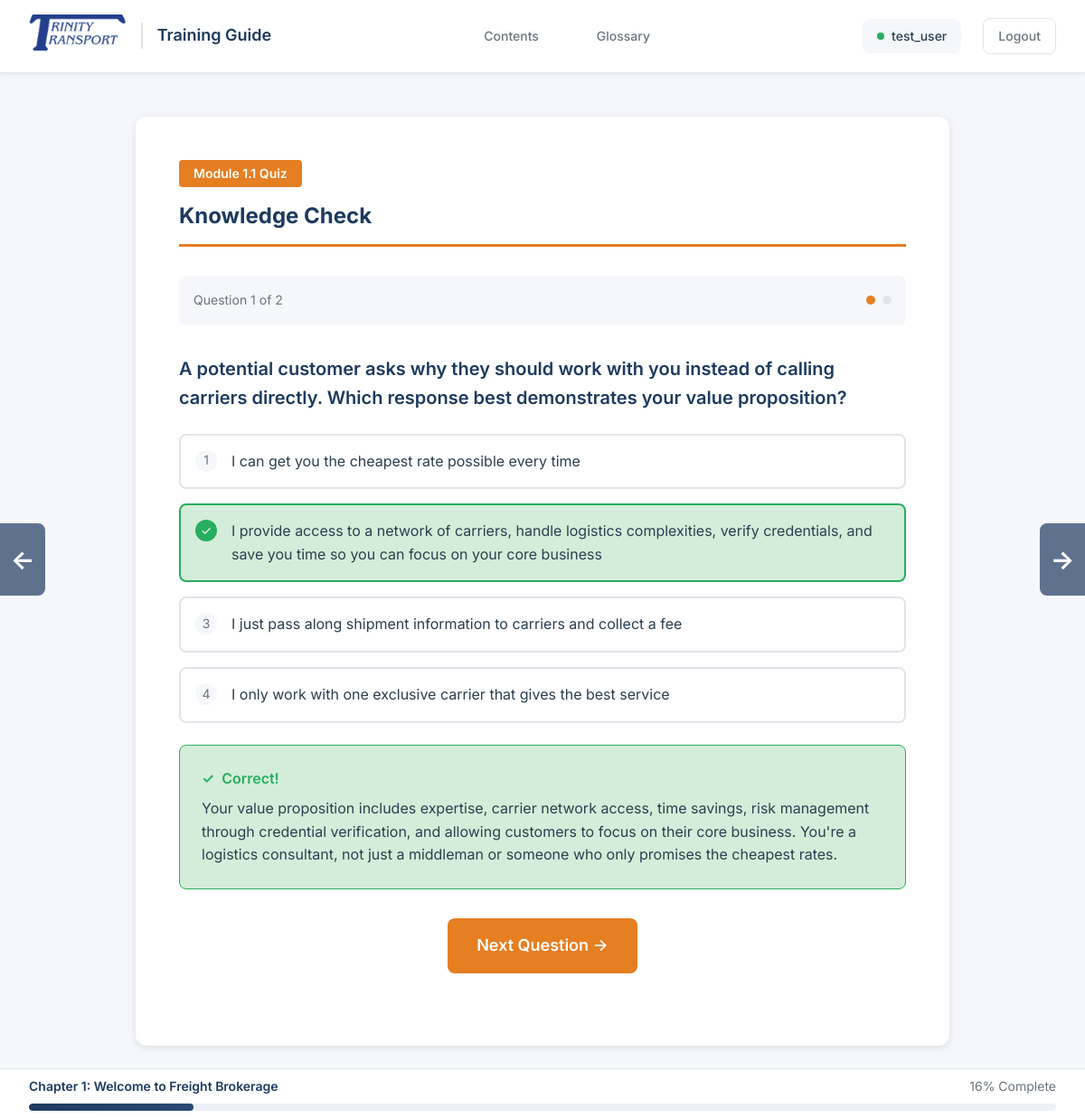
Page /quiz/1.1 (signed in) on the committed database.
### models.py (models this page shows, shortened)
class QuizQuestion(db.Model):
    __tablename__ = 'quiz_questions'
    id = db.Column(db.String(20), primary_key=True)  # e.g., "q1_1_1"
    module_id = db.Column(db.String(10), db.ForeignKey('modules.id'), nullable=False)
    question = db.Column(db.Text, nullable=False)
    choice_a = db.Column(db.Text, nullable=False)
    choice_b = db.Column(db.Text, nullable=False)
    choice_c = db.Column(db.Text, nullable=False)
    choice_d = db.Column(db.Text, nullable=False)
    correct_choice = db.Column(db.String(1), nullable=False)  # 'a', 'b', 'c', or 'd'
    explanation = db.Column(db.Text)
    display_order = db.Column(db.Integer, nullable=False)
    created_at = db.Column(db.DateTime, default=datetime.utcnow)
    module = db.relationship('Module', back_populates='quiz_questions')
    user_answers = db.relationship('UserQuizAnswer', back_populates='quiz_question',
                                  cascade='all, delete-orphan')
    def get_choices_dict(self):
        return {
            'a': self.choice_a,
            'b': self.choice_b,
            'c': self.choice_c,
            'd': self.choice_d
        }
    def get_shuffled_for_user(self, user_id):
        user_answer = UserQuizAnswer.query.filter_by(
            user_id=user_id,
            quiz_question_id=self.id
        ).first()
        if user_answer and user_answer.answer_order:
            order = json.loads(user_answer.answer_order)
        choices_dict = self.get_choices_dict()
        shuffled_choices = [choices_dict[letter] for letter in order]
        correct_index = order.index(self.correct_choice)
        return {
            'id': self.id,
            'question': self.question,
            'choices': shuffled_choices,
            'correct_index': correct_index,
            'explanation': self.explanation,
            'answer_order': order  # Include for answer validation
        }

### main.py (the view)
@app.route("/quiz/<module_id>", defaults={'question_num': 1})
@app.route("/quiz/<module_id>/<int:question_num>")
def quiz(module_id, question_num):
    if not session.get('logged_in') and not session.get('preview_mode'):
        return redirect(url_for("login"))
    user = get_current_user()
    if not user:
        return redirect(url_for("login"))
    try:
        parts = module_id.split('.')
        chapter_num = int(parts[0])
        module_num = int(parts[1])
    except (ValueError, IndexError):
        return redirect(url_for("toc"))
    chapter_titles = {
        1: "Welcome to Freight Brokerage",
        2: "Understanding the Industry Landscape",
        3: "The Role of a Freight Agent",
        4: "Truck Types and Specifications",
        5: "Load Types and Cargo Categories",
        6: "Load Restrictions and Regulations",
        7: "Building Your Customer Base",
        8: "Sales Strategies for Freight Agents",
        9: "Effective Follow-Up Systems"
    }
    module_counts = {1: 6, 2: 9, 3: 9, 4: 11, 5: 10, 6: 11, 7: 5, 8: 9, 9: 9}
    max_module = module_counts.get(chapter_num, 6)
    db_questions = QuizQuestion.query.filter_by(module_id=module_id).order_by(QuizQuestion.display_order).all()
    if not db_questions:
        if module_num >= max_module:
            return redirect(url_for('chapter', chapter_num=chapter_num, page='summary'))
        else:
            return redirect(url_for('module', module_id=f'{chapter_num}.{module_num+1}'))
    if question_num < 1 or question_num > len(db_questions):
        return redirect(url_for('quiz', module_id=module_id, question_num=1))
    current_question = db_questions[question_num - 1]
    question_data = current_question.get_shuffled_for_user(user.id)
    total_questions = len(db_questions)
    prev_url = url_for('quiz', module_id=module_id, question_num=question_num-1) if question_num > 1 else url_for('module', module_id=module_id)
    if question_num >= total_questions:
        if module_num >= max_module:
            next_url = url_for('chapter', chapter_num=chapter_num, page='summary')
        else:
            next_url = url_for('module', module_id=f'{chapter_num}.{module_num+1}')
    else:
        next_url = url_for('quiz', module_id=module_id, question_num=question_num+1)
    from models import UserQuizAnswer
    existing_answer = UserQuizAnswer.query.filter_by(
        user_id=user.id,
        quiz_question_id=current_question.id
    ).first()
    already_answered = existing_answer and existing_answer.selected_choice is not None
    was_correct = existing_answer.is_correct if already_answered else None
    return render_template(
        "pages/quiz.html",
        module_id=module_id,
        chapter_num=chapter_num,
        chapter_title=chapter_titles.get(chapter_num, ""),
        question=question_data,
        question_num=question_num,
        total_questions=total_questions,
        prev_url=prev_url,
        next_url=next_url,
        already_answered=already_answered,
        was_correct=was_correct,
        progress_percent=int((module_num / max_module) * 100)
    )

### main.py (called while the page is built, shortened)
def get_current_user():
    user_id = session.get('user_id')
    if user_id:
        user = User.query.get(user_id)
        if user:
            if user.is_preview_mode:
                session['preview_mode'] = True
            else:
                session['preview_mode'] = False
            session.modified = True
            return user

### templates/pages/quiz.html (shortened to what this page needs)
{% extends "base.html" %}
{% block content %}
<div class="content-card">
    <div class="module-header">
        <span class="module-number">Module {{ module_id }} Quiz</span>
        <h1 class="module-title">Knowledge Check</h1>
    </div>
    <div style="display: flex; justify-content: space-between; align-items: center; margin-bottom: 1.5rem; padding: 1rem; background: var(--bg); border-radius: 8px;">
        <span style="font-size: 0.875rem; color: var(--text-muted);">
            Question {{ question_num }} of {{ total_questions }}
        </span>
        <div style="display: flex; gap: 0.5rem;">
            {% for i in range(1, total_questions + 1) %}
            <span style="width: 10px; height: 10px; border-radius: 50%; background: {% if i == question_num %}var(--accent){% elif i < question_num %}var(--success){% else %}var(--border){% endif %};"></span>
            {% endfor %}
        </div>
    </div>
    <div class="quiz-container" style="background: transparent; padding: 0;">
        <p class="quiz-question" style="font-size: 1.25rem; margin-bottom: 1.5rem;">{{ question.question }}</p>
        {% if already_answered %}
        <div class="quiz-options">
            {% for choice in question.choices %}
            <div class="quiz-option {% if loop.index0 == question.correct_index %}correct{% elif was_correct == False and loop.index0 == question.answer_order.index(question.selected_choice|default('')) %}incorrect{% endif %}" style="pointer-events: none;">
                <span style="width: 24px; height: 24px; border-radius: 50%; background: {% if loop.index0 == question.correct_index %}var(--success){% else %}var(--bg){% endif %}; display: flex; align-items: center; justify-content: center; font-size: 0.875rem; color: {% if loop.index0 == question.correct_index %}white{% else %}var(--text-muted){% endif %}; flex-shrink: 0;">
                    {% if loop.index0 == question.correct_index %}&#10003;{% else %}{{ loop.index }}{% endif %}
                </span>
                <span>{{ choice }}</span>
            </div>
            {% endfor %}
        </div>
        <div class="quiz-feedback {% if was_correct %}correct{% else %}incorrect{% endif %}" style="margin-top: 1.5rem;">
            <div class="quiz-feedback-title">
                {% if was_correct %}
                <span>&#10003;</span> Correct!
                {% else %}
                <span>&#10007;</span> Incorrect
                {% endif %}
            </div>
            {% if question.explanation %}
            <div class="quiz-feedback-content" style="margin-top: 0.5rem;">
                {{ question.explanation }}
            </div>
            {% endif %}
        </div>
        <div style="text-align: center; margin-top: 2rem;">
            <a href="{{ next_url }}" class="btn btn-accent btn-lg">
                {% if question_num >= total_questions %}
                Continue &rarr;
                {% else %}
                Next Question &rarr;
                {% endif %}
            </a>
        </div>
        {% endif %}
    </div>
</div>
{% endblock %}
{% block navigation %}
<a href="{{ prev_url }}" class="side-nav side-nav-prev" title="Previous">
    <span class="side-nav-arrow">&larr;</span>
</a>
{% if already_answered %}
<a href="{{ next_url }}" class="side-nav side-nav-next" title="Next">
    <span class="side-nav-arrow">&rarr;</span>
</a>
{% endif %}
{% endblock %}

### rows in the picture
QuizQuestion: question "A potential customer asks why they should work with you instead of calling carriers directly. Which response best demonstrates your value proposition?", choice_a "I can get you the cheapest rate possible every time", choice_b "I provide access to a network of carriers, handle logistics complexities, verify credentials, and save you time so you can focus on your core business", choice_c "I just pass along shipment information to carriers and collect a fee", choice_d "I only work with one exclusive carrier that gives the best service", explanation "Your value proposition includes expertise, carrier network access, time savings, risk management through credential verification, and allowing customers to focus on their core business. You're a logistics consultant, not just a middleman or someone who only promises the cheapest rates."

### other values in the picture
{{ session.get('username') }} "test_user"
{{ module_id }} "1.1"
{{ question_num }} "1"
{{ total_questions }} "2"
{{ chapter_num }} "1"
{{ chapter_title }} "Welcome to Freight Brokerage"
{{ progress_percent|default(0) }} "16"
